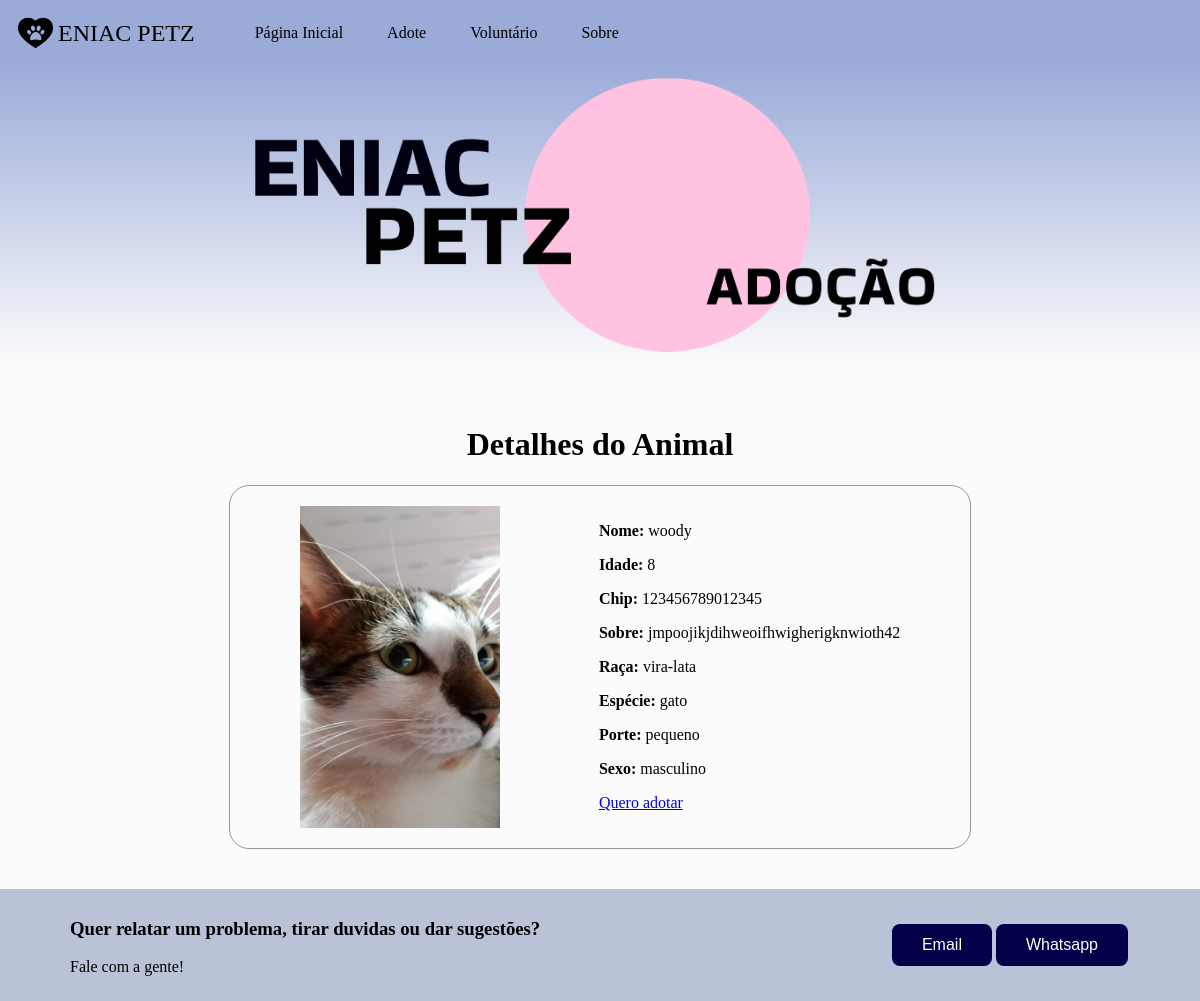
The app's page /animais/2/, older data.
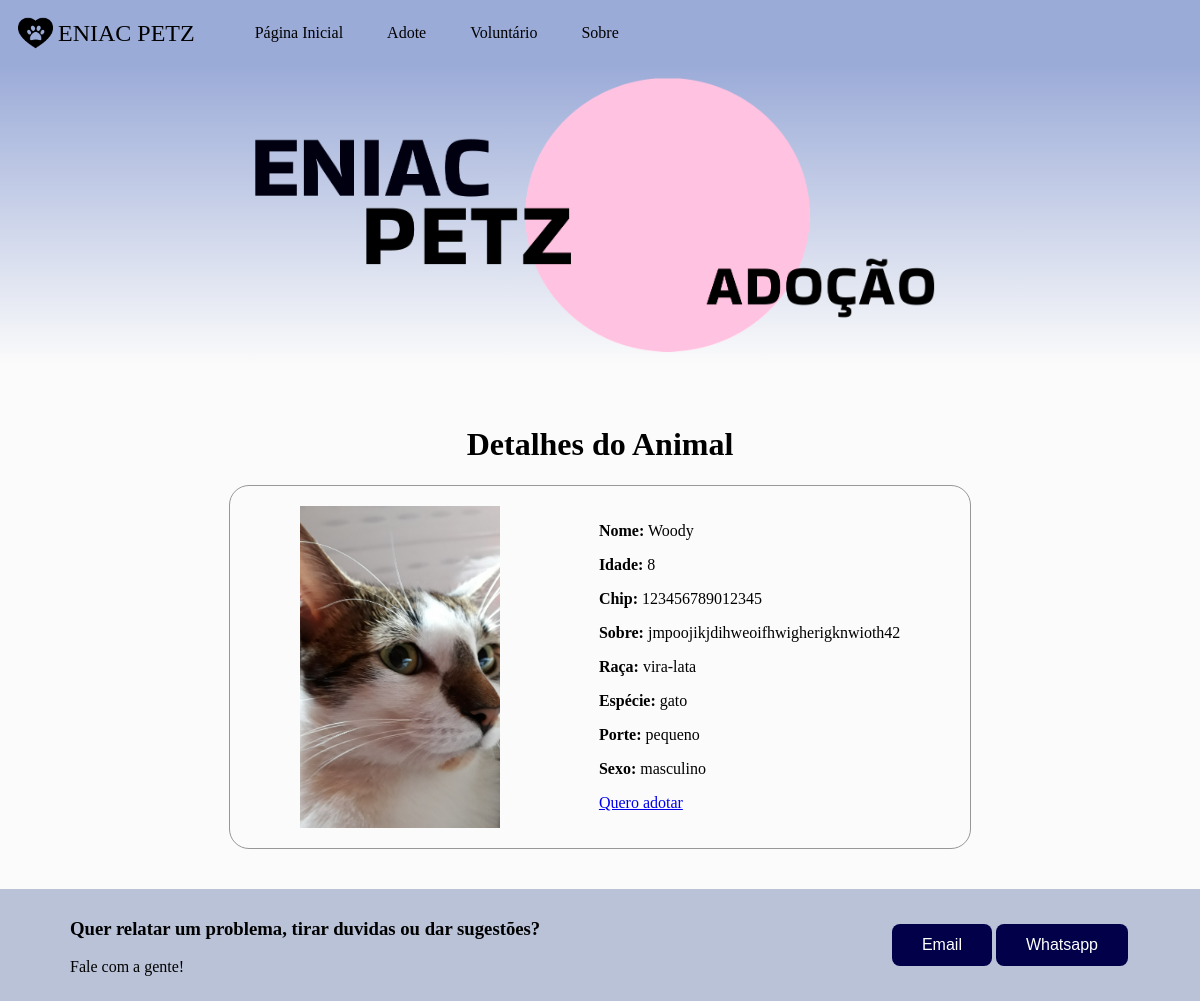
The same page, newer data.
### app_animais/models.py (models this page shows, shortened)
class Animal(models.Model):
    nome = models.CharField(max_length=50)
    idade = models.IntegerField('idade')
    chip = models.CharField(max_length=15)
    info_animais = models.CharField('Sobre',max_length=500)
    image = models.ImageField(upload_to='images/')
    raca = models.ForeignKey(Raca, on_delete = models.CASCADE)
    especie = models.ForeignKey(Especie, on_delete = models.CASCADE)
    porte = models.ForeignKey(Porte, on_delete = models.CASCADE)
    sexo = models.ForeignKey(Sexo, on_delete = models.CASCADE)
    disponivel = models.BooleanField(default=True)
    data = models.DateTimeField(auto_now_add=True)
    class Meta:
        verbose_name = 'Animal'
        verbose_name_plural = 'Animais'
        ordering = ['-data']

class Raca(models.Model):
    raca = models.CharField(max_length=50)
    class Meta:
        verbose_name = 'Raça'
        verbose_name_plural = 'Raças'
    def __str__(self):
        return self.raca

class Especie(models.Model):
    especie = models.CharField(max_length=50)
    def __str__(self):
        return self.especie

class Porte(models.Model):
    porte = models.CharField(max_length=50)
    def __str__(self):
        return self.porte

class Sexo(models.Model):
    sexo = models.CharField(max_length=50)
    def __str__(self):
        return self.sexo

### app_animais/views.py (the view)
# urls.py: path('animais/<int:pk>/', animal_detail, name='animal_detail'),
def animal_detail(request, pk):
    animal = get_object_or_404(Animal, pk=pk)
    return render(request, 'animal_detail.html', {'animal': animal})

### app_animais/templates/animal_detail.html
{% extends 'base.html' %}
{% load static %}
{% block content %}
<link rel="stylesheet" type="text/css" href="{% static '/animais/css/style.css' %}">
  <header class="header" >
    <img src="{% static '/animais/img/header-adocao.png' %}" class="header-adocao" alt="header-adocao"/>
  </header>
  <div class="margem-pagina">
  <h1>Detalhes do Animal</h1>
<div class="detalhes-animal">
<img src="{{ animal.image.url }}" class ="foto-animal" alt="Imagem do Animal"/>
<div class="detalhes" >
<p><strong>Nome:</strong> {{ animal.nome }}</p>
<p><strong>Idade:</strong> {{ animal.idade }}</p>
<p><strong>Chip:</strong> {{ animal.chip }}</p>
<p><strong>Sobre:</strong> {{ animal.info_animais }}</p>
<p><strong>Raça:</strong> {{ animal.raca }}</p>
<p><strong>Espécie:</strong> {{ animal.especie }}</p>
<p><strong>Porte:</strong> {{ animal.porte }}</p>
<p><strong>Sexo:</strong> {{ animal.sexo }}</p>
<p><a href="{% url 'formulario_animal' pk=animal.pk %}">Quero adotar</a></p>
</div>
</div>
</div>
{% endblock %}

Row changes from the older to the newer data that the page shows:
changed Animal "jmpoojikjdihweoifhwigherigknwioth42": nome "woody" → "Woody"
